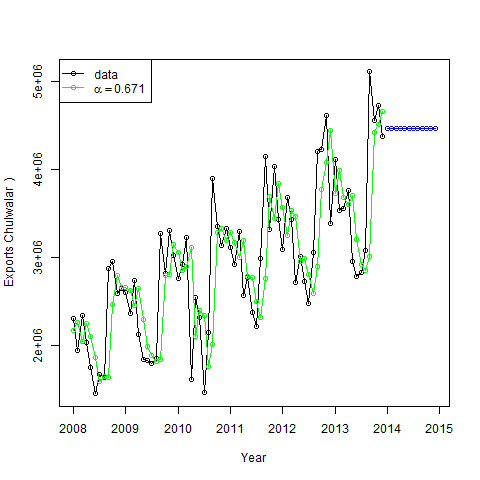

Recreate this plot in R.
#Creates Model_ses plot

png("Plots/Model_ses_plot.png")
plot(Model_ses, plot.conf=FALSE, ylab="Exports Chulwalar  )", xlab="Year", main="", fcol="white", type="o")
lines(fitted(Model_ses), col="green", type="o")
lines(Model_ses$mean, col="blue", type="o")
legend("topleft",lty=1, col=c(1,"green"), c("data", expression(alpha == 0.671)),pch=1)
dev.off()